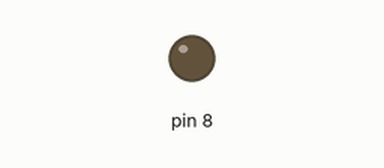
Simulated run of this program. Board: Raspberry Pi (header pin numbers). Shown: output pins drawn as LEDs (lit = HIGH). Random numbers come from a fixed seed.

Above: at 0.15 s.
At 33.2 s:
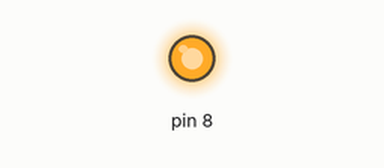
Timing chart, 0 to 40.0 s (numbered marks = the images above):
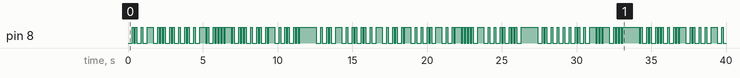

The program:

mos.py
```python
import RPi.GPIO as GPIO
import time
import random

GPIO.cleanup()
GPIO.setmode(GPIO.BOARD)

GPIO.setup(8, GPIO.OUT, initial=GPIO.HIGH)
n = 0.1

def letter():
    GPIO.output(8, GPIO.LOW)
    t = float(random.sample((1, 3), 1)[0])
    time.sleep(t*n)
    GPIO.output(8, GPIO.HIGH)
    time.sleep(n)

for x in range(120):
    for y in range(random.randint(3, 10)):
        for z in range(random.randint(3, 10)):
            letter()
        time.sleep(0.3)
    time.sleep(0.7)
GPIO.cleanup()
```

Measured:
- by itself, pin 8: LOW → HIGH at 0.30 s, → LOW 0.10 s later, → HIGH 0.10 s later, → LOW 0.10 s later, … (210 changes in this stretch)
